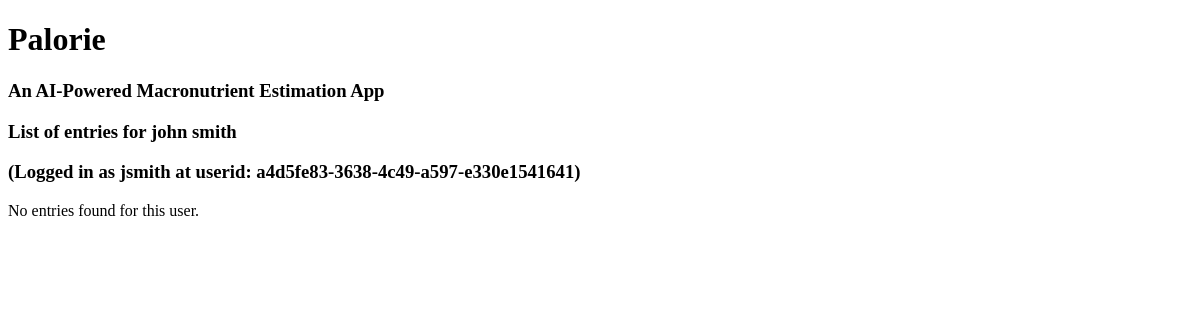
The app's page /my-entries/ (signed in), older data.
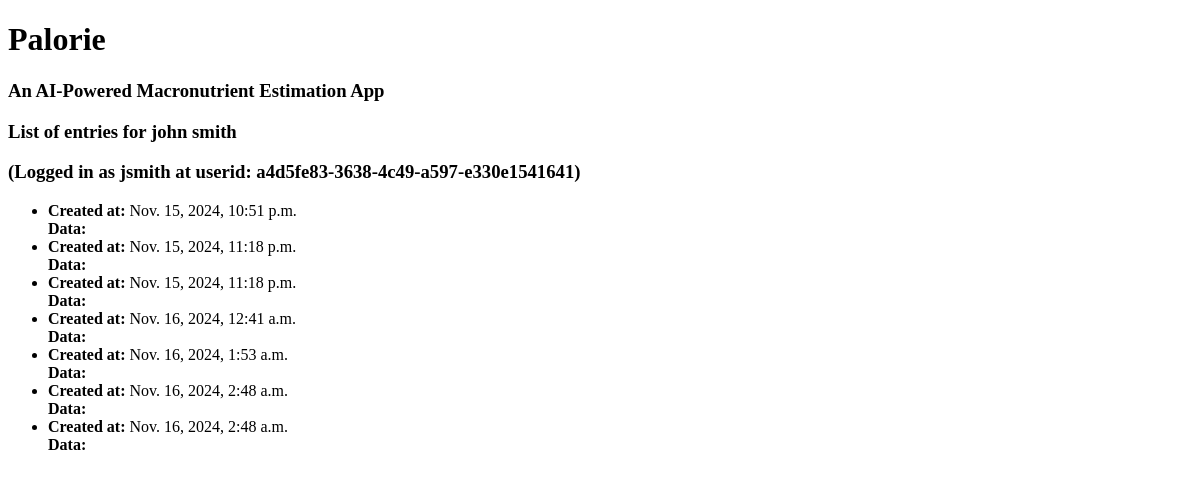
The same page, newer data.
### accounts/models.py (models this page shows)
class CustomUser(AbstractUser):
    user_id = models.UUIDField(default=uuid.uuid4, editable=False, unique=True)
    first_name = models.CharField(max_length=30, blank=True)
    last_name = models.CharField(max_length=30, blank=True)
    age = models.PositiveIntegerField(null=True, blank=True)
    height_ft = models.PositiveIntegerField(null=True,blank=True)
    height_in = models.PositiveIntegerField(null=True, blank=True)
    weight = models.FloatField(null=True,blank=True)
    pass
    def __str__(self):
        return self.username

class JSONEntry(models.Model):
    user = models.ForeignKey(settings.AUTH_USER_MODEL, on_delete=models.CASCADE, related_name='json_entries')
    json_data = models.JSONField() # Stores JSON data
    created_at = models.DateTimeField(auto_now_add=True)
    def __str__(self):
        return f"Entry for {self.user.username}"

### accounts/views.py (the view)
# urls.py: path('my-entries/', views.user_json_entries, name='user_json_entries')
@login_required
def user_json_entries(request):
    user = request.user
    entries = user.json_entries.all()
    print(f"Logged-in user: {request.user} ({type(request.user)})")
    print(entries)
    return render(request, 'user_entries.html', {
        'entries': entries,
        'user' : request.user,
        })

### templates/user_entries.html
{% extends "base.html" %}
{% block content %}
<h3>List of entries for {{ user.first_name }} {{ user.last_name }}</h3>
<h3>(Logged in as {{ user.username }} at userid: {{ user.user_id }})</h3>
{% if entries %}
    <ul>
    {% for entry in entries %}
        <li>
            <strong>Created at:</strong> {{ entry.created_at }}<br>
            <strong>Data:</strong> {{ entry.json_data|json_script:"data" }}
        </li>
    {% endfor %}
    </ul>
{% else %}
    <p>No entries found for this user.</p>
{% endif %}
{% endblock %}

### templates/base.html (shortened to what this page needs)
<!DOCTYPE html>
<html>
<head>
</head>
<body>
  <main>
    <h1>Palorie</h1>
    <h3>An AI-Powered Macronutrient Estimation App</h3>
    {% block content %}
    {% endblock %}
  </main>
</body>
</html>

Row changes from the older to the newer data that the page shows:
added JSONEntry: created_at "Nov. 15, 2024, 10:51 p.m."
added JSONEntry: created_at "Nov. 15, 2024, 11:18 p.m."
added JSONEntry: created_at "Nov. 15, 2024, 11:18 p.m."
added JSONEntry: created_at "Nov. 16, 2024, 12:41 a.m."
added JSONEntry: created_at "Nov. 16, 2024, 1:53 a.m."
added JSONEntry: created_at "Nov. 16, 2024, 2:48 a.m."
added JSONEntry: created_at "Nov. 16, 2024, 2:48 a.m."
Text that changed along with them:
text no longer shown: "No entries found for this user."
